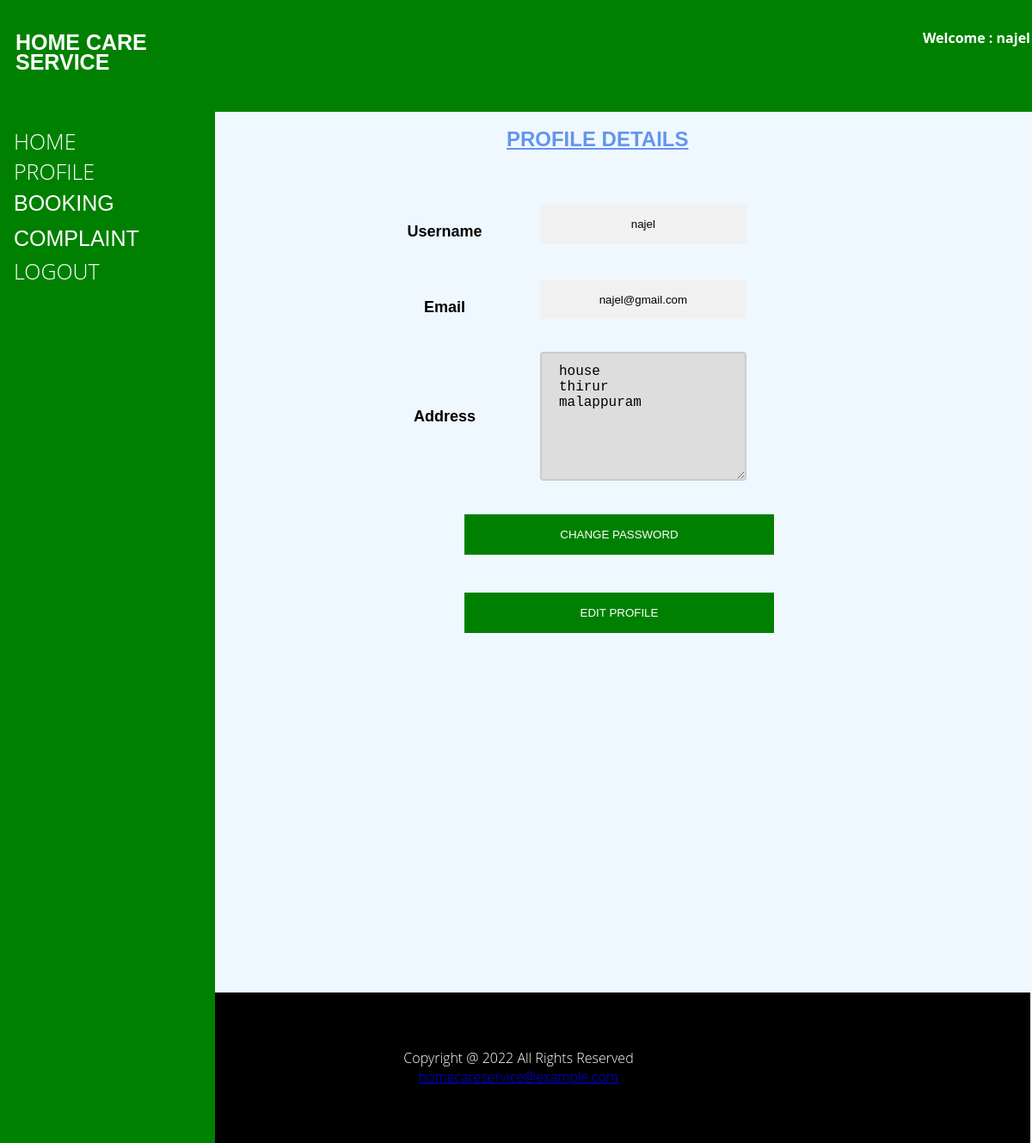
The app's page /userprofile.php (signed in) with its own data.
### tables this page shows
CREATE TABLE `users` (
  `uusername` text NOT NULL,
  `email` text NOT NULL,
  `address` varchar(100) NOT NULL,
  `upassword` text NOT NULL,
  `date` text NOT NULL,
  `status` varchar(100) NOT NULL
);

### userprofile.php (the view, shortened to what this page needs)
<html>
<?php include"userheader.php"?>
<body>
<div style="margin-left:16%;padding:1px 16px;height:1000px;">
  <h2><u>PROFILE DETAILS</u></h2>
  <td width='80' style='text-align:center;'>
  <?php
  include"dbconfig.php";
  $result = mysqli_query($handle, "SELECT * FROM users WHERE uusername='{$_SESSION['user']}' ");
  echo '<table border="0" cellspacing="2" cellpadding="2">' ;
  while ($row = $result->fetch_assoc())
  {
      $field1name = $row["uusername"];
      $field2name = $row["email"];
      $field3name = $row["address"];
  }
 echo' <div class="container">
<table class="cent">
  <tr>
    <td><label for="username"><b>Username</b></label></td>
  <td><input type="text" value='.$field1name.' readonly="readonly"></br><td>
</tr>
<tr>
    <td><label for="email"><b>Email</b></label></td>
  <td><input type="text" value='.$field2name.' readonly="readonly"></br><td>
</tr>
<tr>
    <td><label for="address"><b>Address</b></label></td>
  <td><textarea readonly name="address">'.$field3name.'</textarea></br><td>
</tr>
  </table>';
  ?>
    <br>
    <a href="userchangepass.php">
    <button type="chngepaswd" name="chpassd" id="chpassd" class="btn">CHANGE PASSWORD</button><br><br>
    </a><br><br>
    <a href="usereditprofile.php">
    <button type="editprofile" name="edit" id="edit" class="btn2">EDIT PROFILE</button>
    </a>
</div>
<br>
<?php include"footer.php"?>
</body>
</html>

### userheader.php (style rules this page uses)
body { font-family: "Lato", sans-serif; }

### userprofile.php (style rules this page uses)
body { font-family: 'Open Sans', sans-serif; font-weight: 300; line-height: 1.42em; color:#A7A1AE; background-color: aliceblue; }
h2 { text-align: center; color: cornflowerblue; font-family: 'Lucida Sans', 'Lucida Sans Regular', 'Lucida Grande', 'Lucida Sans Unicode', Geneva, Verdana, sans-serif; }
input { text-align: center; }
.btn { background-color: green; color: white; padding: 16px 20px; margin: 8px 0; border: none; cursor: pointer; width: 30%; position: absolute; left: 45%; }
.btn2 { background-color: green; color: white; padding: 16px 20px; margin: 8px 0; border: none; width: 30%; position: absolute; left: 45%; }
input[type=text] { width: 20%; padding: 15px; margin: 5px 0 22px 0; display: inline-block; border: none; background: #f1f1f1; }
table { font-family: 'Franklin Gothic Medium', 'Arial Narrow', Arial, sans-serif; border: 1px solid; border-collapse: collapse; width: 100%; border: none; font-size: large; color: black; }
th, td { padding: 8px; text-align: center; border: 1px solid; border-bottom: 1px solid #ddd; border: none; }
.container { padding: 16px; font-family: Arial, Helvetica, sans-serif; }
.cent { margin-left: auto; margin-right: auto; padding: 16px 20px; width: 50%; }
input[type=text], input[type=password] { width: 75%; padding: 15px; margin: 5px 0 22px 0; display: inline-block; border: none; background: #f1f1f1; }
textarea { width: 75%; height: 150px; padding: 12px 20px; box-sizing: border-box; border: 2px solid #ccc; border-radius: 4px; background-color: #ddd; font-size: 16px; outline: none; }

### records on screen
users: uusername "najel", email "najel@gmail.com", address "house thirur malappuram"

### other values on screen
$_SESSION['user'] "najel"
